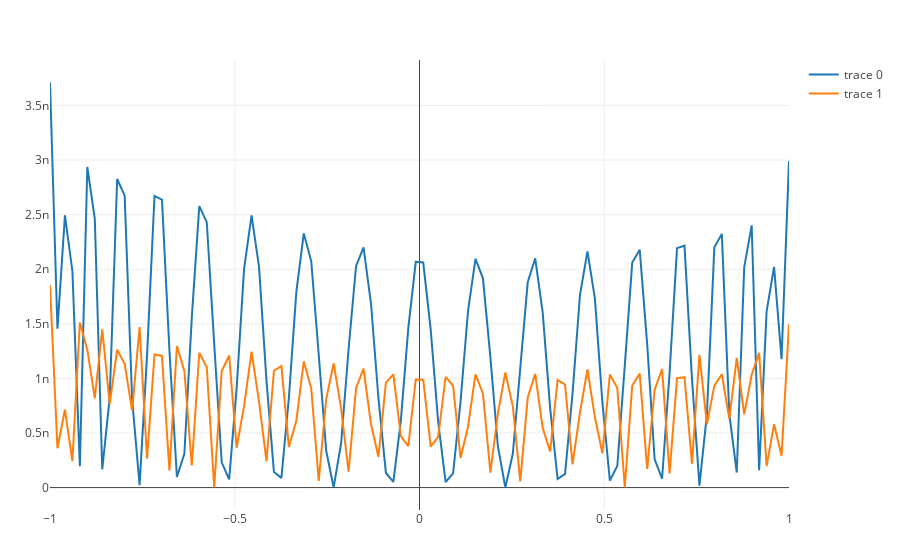

The cell this chart's notebook holds for it:
### Code cell
t = run_polytest(20, "chebyshev")
Plotly.plot([Plotly.scatter(x=domain, y=t[1]), Plotly.scatter(x=domain, y=t[2])])
